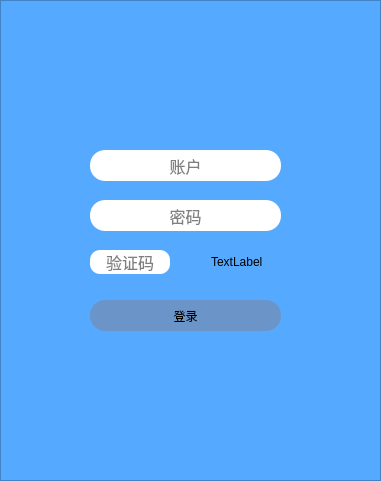
<?xml version="1.0" encoding="UTF-8"?>
<ui version="4.0">
 <class>Dialog</class>
 <widget class="QDialog" name="Dialog">
  <property name="geometry">
   <rect>
    <x>0</x>
    <y>0</y>
    <width>381</width>
    <height>481</height>
   </rect>
  </property>
  <property name="windowTitle">
   <string>登录</string>
  </property>
  <property name="styleSheet">
   <string notr="true">background-color: rgb(85, 170, 255);</string>
  </property>
  <layout class="QVBoxLayout" name="verticalLayout">
   <property name="spacing">
    <number>0</number>
   </property>
   <property name="leftMargin">
    <number>0</number>
   </property>
   <property name="topMargin">
    <number>0</number>
   </property>
   <property name="rightMargin">
    <number>0</number>
   </property>
   <property name="bottomMargin">
    <number>0</number>
   </property>
   <item>
    <widget class="QFrame" name="frame_3">
     <property name="styleSheet">
      <string notr="true">

QLineEdit:focus {
    border:2px solid rgb(255, 202, 10);
}

QLineEdit {
	background-color:rgb(255, 255, 255);
	border-radius:15px;

}


</string>
     </property>
     <property name="frameShape">
      <enum>QFrame::StyledPanel</enum>
     </property>
     <property name="frameShadow">
      <enum>QFrame::Raised</enum>
     </property>
     <widget class="QLineEdit" name="username_edit">
      <property name="geometry">
       <rect>
        <x>90</x>
        <y>150</y>
        <width>191</width>
        <height>31</height>
       </rect>
      </property>
      <property name="font">
       <font>
        <family>华文细黑</family>
        <pointsize>12</pointsize>
       </font>
      </property>
      <property name="styleSheet">
       <string notr="true"/>
      </property>
      <property name="alignment">
       <set>Qt::AlignCenter</set>
      </property>
      <property name="placeholderText">
       <string>账户</string>
      </property>
     </widget>
     <widget class="QLineEdit" name="password_edit">
      <property name="geometry">
       <rect>
        <x>90</x>
        <y>200</y>
        <width>191</width>
        <height>31</height>
       </rect>
      </property>
      <property name="font">
       <font>
        <family>华文细黑</family>
        <pointsize>12</pointsize>
       </font>
      </property>
      <property name="inputMask">
       <string/>
      </property>
      <property name="echoMode">
       <enum>QLineEdit::Password</enum>
      </property>
      <property name="alignment">
       <set>Qt::AlignCenter</set>
      </property>
      <property name="placeholderText">
       <string>密码</string>
      </property>
     </widget>
     <widget class="QWidget" name="layoutWidget">
      <property name="geometry">
       <rect>
        <x>90</x>
        <y>250</y>
        <width>191</width>
        <height>24</height>
       </rect>
      </property>
      <layout class="QHBoxLayout" name="horizontalLayout_3">
       <item>
        <widget class="QLineEdit" name="captcha_edit">
         <property name="minimumSize">
          <size>
           <width>80</width>
           <height>0</height>
          </size>
         </property>
         <property name="maximumSize">
          <size>
           <width>80</width>
           <height>16777215</height>
          </size>
         </property>
         <property name="font">
          <font>
           <family>华文细黑</family>
           <pointsize>12</pointsize>
          </font>
         </property>
         <property name="styleSheet">
          <string notr="true">QLineEdit {
	background-color:rgb(255, 255, 255);
	border-radius:10px;

}
</string>
         </property>
         <property name="alignment">
          <set>Qt::AlignCenter</set>
         </property>
         <property name="placeholderText">
          <string>验证码</string>
         </property>
        </widget>
       </item>
       <item>
        <spacer name="horizontalSpacer_2">
         <property name="orientation">
          <enum>Qt::Horizontal</enum>
         </property>
         <property name="sizeHint" stdset="0">
          <size>
           <width>40</width>
           <height>20</height>
          </size>
         </property>
        </spacer>
       </item>
       <item>
        <widget class="QLabel" name="captcha_image_label">
         <property name="minimumSize">
          <size>
           <width>70</width>
           <height>0</height>
          </size>
         </property>
         <property name="maximumSize">
          <size>
           <width>70</width>
           <height>16777215</height>
          </size>
         </property>
         <property name="text">
          <string>TextLabel</string>
         </property>
        </widget>
       </item>
      </layout>
     </widget>
     <widget class="QPushButton" name="login_button">
      <property name="geometry">
       <rect>
        <x>90</x>
        <y>300</y>
        <width>191</width>
        <height>31</height>
       </rect>
      </property>
      <property name="styleSheet">
       <string notr="true">QPushButton {
	background-color: rgb(107, 149, 200);
	border-radius: 15px;
}

QPushButton::hover {
	
	background-color: rgb(255, 170, 0);
}</string>
      </property>
      <property name="text">
       <string>登录</string>
      </property>
     </widget>
    </widget>
   </item>
  </layout>
 </widget>
 <resources>
  <include location="../../images.qrc"/>
 </resources>
 <connections/>
</ui>
